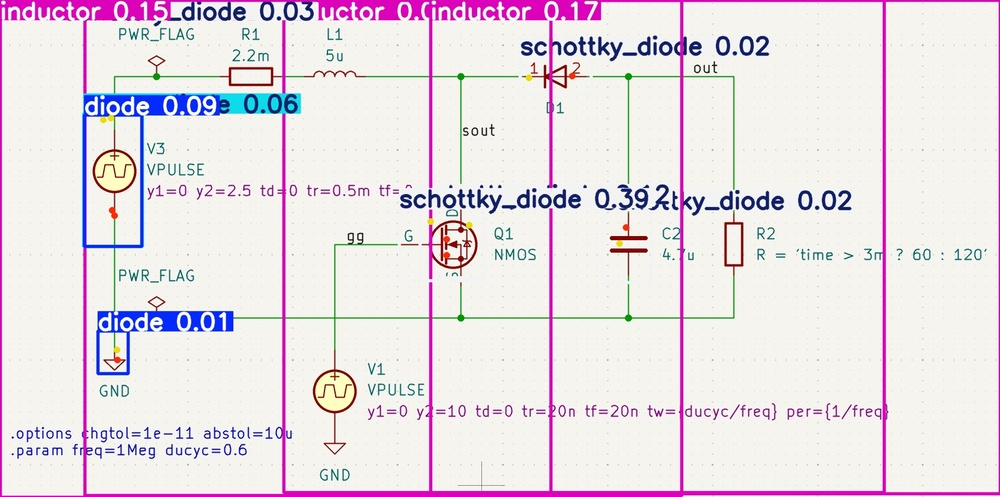
#> input picture runs/pose/predict_d1_test/case_001_fault.jpg, 1000 x 497 px, shrunk from 1689 x 840 before the run
$ python -i wire_extractor.py   (imports and definitions only)
#> lines starting #> are read from the running program, lines starting #| are printed output that depends on the picture; after the words box and inside, x2 and y2 are one past the last pixel; in counts of white or black regions, pixels touching at a corner belong together
from __future__ import annotations

from typing import Dict, List, Optional, Sequence, Tuple

import cv2
import numpy as np

from .types import Point, WireGraph


class WireExtractor:
    """从原理图图片中提取导线网络。

    当前默认针对 KiCad/EasyEDA 风格的绿色/蓝色导线。核心思想：
    1. HSV 阈值提取绿色和蓝色导线；
    2. 形态学闭运算连接断点；
    3. 连通域编号，每个连通域近似为一个 net；
    4. HoughLinesP 提取线段用于可视化。
    """

    def __init__(self, min_area: int = 20):
#> in extract, bgr is the input picture: shape (497, 1000, 3); mean B, G, R 229.9, 223.8, 232.7
        self.min_area = min_area

    def build_wire_mask(self, bgr: np.ndarray) -> np.ndarray:
        hsv = cv2.cvtColor(bgr, cv2.COLOR_BGR2HSV)
#> hsv: shape (497, 1000, 3); mean H, S, V 46.5, 26.5, 238.1

        # 绿色导线：KiCad / LTspice 等常见，Hue 约 35~95。
        # 适当降低 S/V 门限，兼容截图、缩放、压缩后的浅绿色导线。
        lower_green = np.array([35, 20, 35], dtype=np.uint8)
        upper_green = np.array([95, 255, 255], dtype=np.uint8)
        mask_green = cv2.inRange(hsv, lower_green, upper_green)
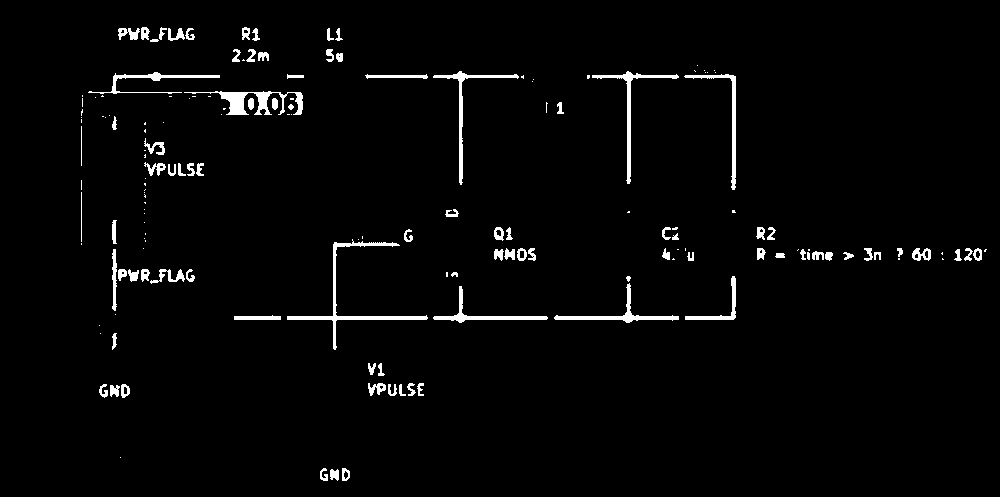
#> mask_green: shape (497, 1000); 2.5% white; 162 white regions (71 under 20 px), largest, box (x1, y1, x2, y2) and area: (287, 239, 428, 350) 1110, (184, 91, 303, 115) 953, (592, 71, 679, 184) 740

        # 蓝色导线：EasyEDA / Altium / 部分截图常见，Hue 约 90~135。
        # 这里只新增蓝色导线，不把黑色文字/元件纳入网络，避免产生大量伪网络。
        lower_blue = np.array([90, 20, 35], dtype=np.uint8)
        upper_blue = np.array([135, 255, 255], dtype=np.uint8)
        mask_blue = cv2.inRange(hsv, lower_blue, upper_blue)
#> mask_blue: shape (497, 1000); 4.3% white; 339 white regions (232 under 20 px), largest, box (x1, y1, x2, y2) and area: (81, 92, 303, 249) 6010, (96, 309, 235, 376) 2614, (197, 3, 246, 21) 549

        # 合并绿色和蓝色导线。
        mask_color = cv2.bitwise_or(mask_green, mask_blue)
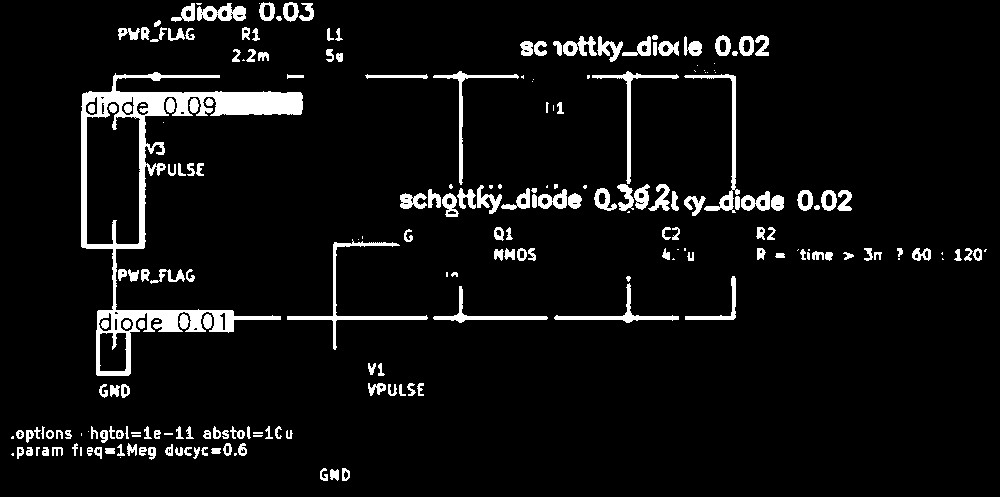
#> mask_color: shape (497, 1000); 6.3% white; 229 white regions (49 under 20 px), largest, box (x1, y1, x2, y2) and area: (81, 72, 303, 376) 9972, (287, 239, 428, 350) 1110, (684, 74, 740, 213) 897

        # 通过横/竖长线形态学开运算过滤文字，只保留原理图导线主体。
        # 蓝色图中有些导线较细，所以核不要太大。
        kernel_h = cv2.getStructuringElement(cv2.MORPH_RECT, (13, 1))
        kernel_v = cv2.getStructuringElement(cv2.MORPH_RECT, (1, 13))
        h_lines = cv2.morphologyEx(mask_color, cv2.MORPH_OPEN, kernel_h)
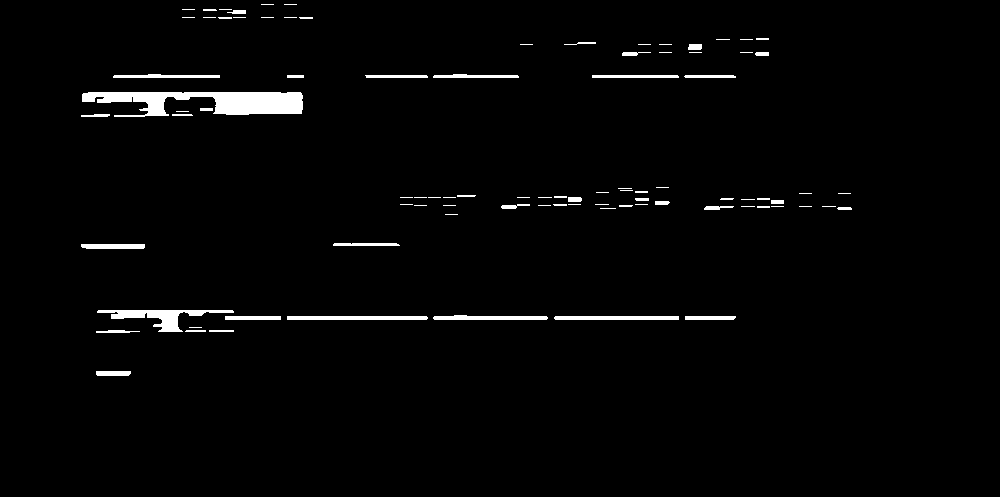
#> h_lines: shape (497, 1000); 2.1% white; 91 white regions (45 under 20 px), largest, box (x1, y1, x2, y2) and area: (82, 92, 303, 117) 3384, (97, 310, 234, 332) 1057, (287, 316, 428, 320) 562
        v_lines = cv2.morphologyEx(mask_color, cv2.MORPH_OPEN, kernel_v)
#> v_lines: shape (497, 1000); 2.7% white; 144 white regions (39 under 20 px), largest, box (x1, y1, x2, y2) and area: (216, 91, 302, 116) 1958, (81, 92, 87, 249) 905, (139, 114, 145, 249) 796
        mask = cv2.bitwise_or(h_lines, v_lines)
#> mask: shape (497, 1000); 3.9% white; 95 white regions (21 under 20 px), largest, box (x1, y1, x2, y2) and area: (81, 73, 303, 376) 9221, (287, 242, 428, 350) 1058, (684, 75, 736, 210) 771

        mask = cv2.medianBlur(mask, 3)
#> mask: shape (497, 1000); 3.8% white; 99 white regions (20 under 20 px), largest, box (x1, y1, x2, y2) and area: (81, 74, 303, 376) 9424, (287, 242, 428, 350) 1059, (685, 75, 736, 210) 771
        close_kernel = cv2.getStructuringElement(cv2.MORPH_RECT, (3, 3))
        mask = cv2.morphologyEx(mask, cv2.MORPH_CLOSE, close_kernel, iterations=1)
#> mask: shape (497, 1000); 3.9% white; 89 white regions (17 under 20 px), largest, box (x1, y1, x2, y2) and area: (81, 74, 303, 376) 9767, (287, 242, 428, 350) 1059, (685, 75, 736, 210) 772
        return mask

    def _erase_component_bboxes(
        self,
        mask: np.ndarray,
        exclude_bboxes: Optional[Sequence[Tuple[int, int, int, int]]] = None,
    ) -> np.ndarray:
        """从导线 mask 中扣掉元件框区域。

        蓝色原理图里，导线、二极管符号、电容符号等可能是同一种蓝色。
        如果不扣掉元件主体，二极管/电容等符号会把两侧导线连成同一个连通域，
        导致 A_net 和 K_net 被错误匹配为同一个 NET。

        注意：这里只轻微向内收缩 bbox 后擦除，避免把元件两端外侧的真实导线全部擦掉。
        """
        if not exclude_bboxes:
            return mask

        h, w = mask.shape[:2]
        cleaned = mask.copy()
        image_area = float(h * w)

        for bbox in exclude_bboxes:
            if bbox is None:
                continue

            x1, y1, x2, y2 = [int(round(v)) for v in bbox]
            x1, y1 = max(0, x1), max(0, y1)
            x2, y2 = min(w - 1, x2), min(h - 1, y2)

            if x2 <= x1 or y2 <= y1:
                continue

            box_area = float((x2 - x1) * (y2 - y1))
            # 防止极少数超大误检框把大半张导线擦掉。
            if image_area > 0 and box_area / image_area > 0.20:
                continue

            # 向内收缩，保留 bbox 边界外侧的导线端点，方便后续 nearest_net_id 查找。
            inset = 2
            ex1 = max(0, x1 + inset)
            ey1 = max(0, y1 + inset)
            ex2 = min(w - 1, x2 - inset)
            ey2 = min(h - 1, y2 - inset)

            if ex2 > ex1 and ey2 > ey1:
                cleaned[ey1:ey2 + 1, ex1:ex2 + 1] = 0

        return cleaned

    def extract(
        self,
        image_path: str,
        exclude_bboxes: Optional[Sequence[Tuple[int, int, int, int]]] = None,
    ) -> WireGraph:
        bgr = cv2.imread(image_path)
        if bgr is None:
            raise FileNotFoundError(f"无法读取图片：{image_path}")

        mask = self.build_wire_mask(bgr)
        mask = self._erase_component_bboxes(mask, exclude_bboxes)

        num, labels, stats, _ = cv2.connectedComponentsWithStats(mask, 8)
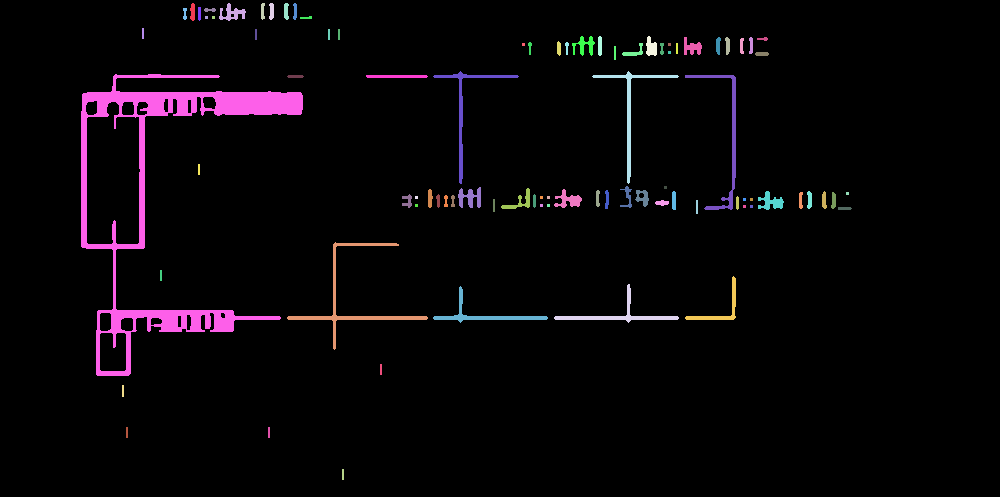
#> labels: shape (497, 1000) int32; 90 distinct labels, from 0 to 89; one colour per label, 0 black
#> num = 90; stats = 90 rows, first 6: [0, 0, 1000, 497, 477808], [190, 3, 5, 18, 74], [219, 3, 27, 18, 222], [261, 3, 4, 17, 54], [269, 3, 5, 17, 69], [284, 3, 5, 17, 69]

        # 删除太小的连通域，重新编号
        cleaned = np.zeros_like(mask)
        for i in range(1, num):
            if stats[i, cv2.CC_STAT_AREA] >= self.min_area:
                cleaned[labels == i] = 255
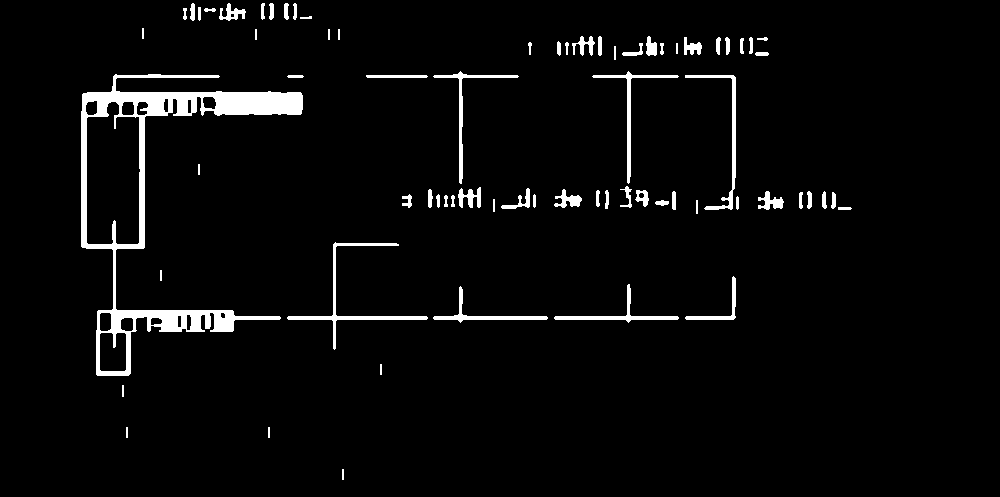
#> cleaned: shape (497, 1000); 3.8% white; 72 white regions, largest, box (x1, y1, x2, y2) and area: (81, 74, 303, 376) 9767, (287, 242, 428, 350) 1059, (685, 75, 736, 210) 772
        num2, labels2, stats2, _ = cv2.connectedComponentsWithStats(cleaned, 8)
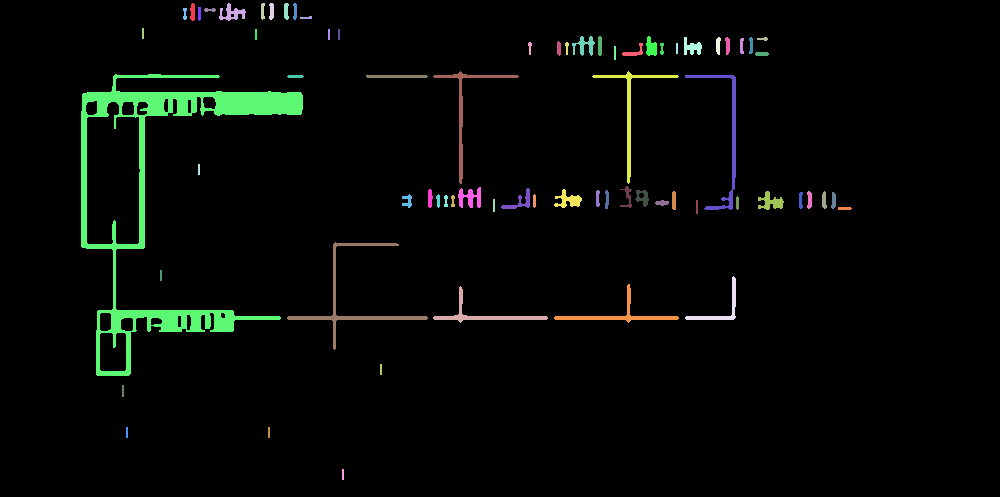
#> labels2: shape (497, 1000) int32; 73 distinct labels, from 0 to 72; one colour per label, 0 black
#> num2 = 73; stats2 = 73 rows, first 6: [0, 0, 1000, 497, 477961], [190, 3, 5, 18, 74], [219, 3, 27, 18, 222], [261, 3, 4, 17, 54], [269, 3, 5, 17, 69], [284, 3, 5, 17, 69]

        # 提取线段用于显示
        edges = cv2.Canny(cleaned, 50, 150, apertureSize=3)
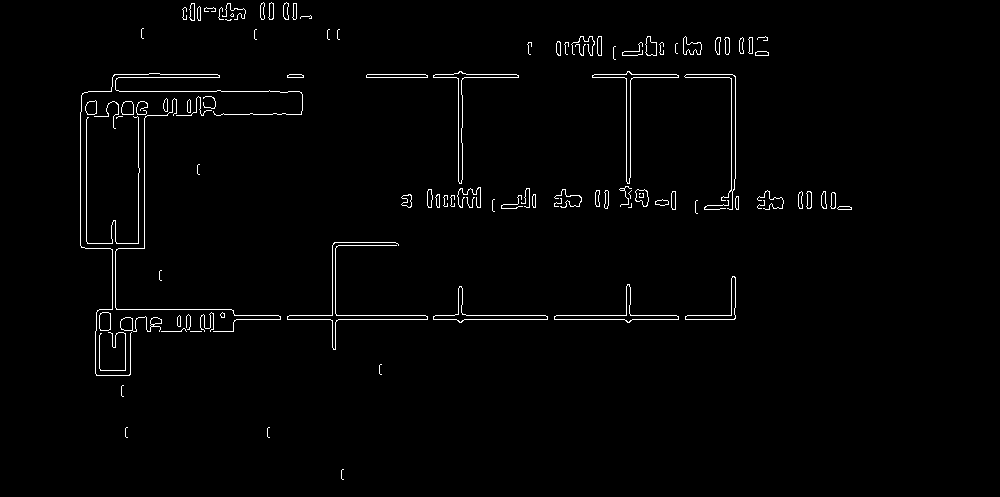
#> edges: shape (497, 1000); 1.6% white in thin lines or dots, all inside (x1, y1, x2, y2) = (80, 2, 852, 480)
        lines = cv2.HoughLinesP(edges, 1, np.pi / 180, threshold=25, minLineLength=20, maxLineGap=8)
#> lines = 126 rows, first 6: [236, 319, 734, 319], [556, 315, 676, 315], [592, 77, 735, 77], [367, 74, 425, 74], [88, 91, 299, 91], [458, 181, 458, 72]
        segments: List[Tuple[Point, Point]] = []
        if lines is not None:
            for l in lines[:, 0, :]:
                x1, y1, x2, y2 = [int(v) for v in l]
                segments.append(((x1, y1), (x2, y2)))
#> this loop made 126 passes
#> (x1, y1, x2, y2) on passes 1 to 12: (236, 319, 734, 319), (556, 315, 676, 315), (592, 77, 735, 77), (367, 74, 425, 74), (88, 91, 299, 91), (458, 181, 458, 72), (626, 186, 626, 73), (99, 309, 231, 309), (731, 190, 731, 74), (630, 177, 630, 72), (80, 245, 80, 112), (144, 248, 144, 101)
#> after the loop, segments = 126 items
        return WireGraph(label_image=labels2, num_nets=max(0, num2 - 1), segments=segments)

    @staticmethod
    def nearest_net_id(label_image: np.ndarray, point: Point, radius: int = 25) -> Optional[int]:
        x, y = int(round(point[0])), int(round(point[1]))
        h, w = label_image.shape[:2]
        if not (0 <= x < w and 0 <= y < h):
            return None
        if label_image[y, x] > 0:
            return int(label_image[y, x])
        x1, x2 = max(0, x - radius), min(w - 1, x + radius)
        y1, y2 = max(0, y - radius), min(h - 1, y + radius)
        crop = label_image[y1:y2 + 1, x1:x2 + 1]
        ys, xs = np.where(crop > 0)
        if len(xs) == 0:
            return None
        # 距离最近的非零连通域标签
        abs_xs = xs + x1
        abs_ys = ys + y1
        d2 = (abs_xs - x) ** 2 + (abs_ys - y) ** 2
        idx = int(np.argmin(d2))
        return int(label_image[abs_ys[idx], abs_xs[idx]])

>>> result = WireExtractor().extract('../runs/pose/predict_d1_test/case_001_fault.jpg')
